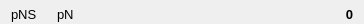
<?xml version="1.0" encoding="UTF-8"?>
<ui version="4.0">
 <class>DigitalParamWidget</class>
 <widget class="QWidget" name="DigitalParamWidget">
  <property name="geometry">
   <rect>
    <x>0</x>
    <y>0</y>
    <width>360</width>
    <height>24</height>
   </rect>
  </property>
  <property name="windowTitle">
   <string>Form</string>
  </property>
  <layout class="QHBoxLayout" name="horizontalLayout">
   <property name="topMargin">
    <number>2</number>
   </property>
   <property name="bottomMargin">
    <number>2</number>
   </property>
   <item>
    <widget class="QLabel" name="shortName">
     <property name="minimumSize">
      <size>
       <width>40</width>
       <height>0</height>
      </size>
     </property>
     <property name="maximumSize">
      <size>
       <width>50</width>
       <height>16777215</height>
      </size>
     </property>
     <property name="font">
      <font>
       <pointsize>10</pointsize>
      </font>
     </property>
     <property name="text">
      <string>pNS</string>
     </property>
     <property name="alignment">
      <set>Qt::AlignBottom|Qt::AlignLeading|Qt::AlignLeft</set>
     </property>
    </widget>
   </item>
   <item>
    <widget class="QLabel" name="name">
     <property name="minimumSize">
      <size>
       <width>250</width>
       <height>0</height>
      </size>
     </property>
     <property name="maximumSize">
      <size>
       <width>50</width>
       <height>16777215</height>
      </size>
     </property>
     <property name="font">
      <font>
       <pointsize>10</pointsize>
      </font>
     </property>
     <property name="text">
      <string>pN</string>
     </property>
     <property name="alignment">
      <set>Qt::AlignBottom|Qt::AlignLeading|Qt::AlignLeft</set>
     </property>
    </widget>
   </item>
   <item>
    <widget class="QLabel" name="value">
     <property name="sizePolicy">
      <sizepolicy hsizetype="Fixed" vsizetype="Preferred">
       <horstretch>0</horstretch>
       <verstretch>0</verstretch>
      </sizepolicy>
     </property>
     <property name="minimumSize">
      <size>
       <width>40</width>
       <height>0</height>
      </size>
     </property>
     <property name="font">
      <font>
       <pointsize>10</pointsize>
       <weight>75</weight>
       <bold>true</bold>
      </font>
     </property>
     <property name="layoutDirection">
      <enum>Qt::LeftToRight</enum>
     </property>
     <property name="text">
      <string>0</string>
     </property>
     <property name="alignment">
      <set>Qt::AlignBottom|Qt::AlignRight|Qt::AlignTrailing</set>
     </property>
    </widget>
   </item>
  </layout>
 </widget>
 <resources/>
 <connections/>
</ui>
